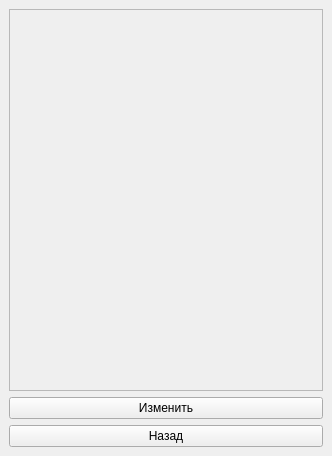
<?xml version="1.0" encoding="UTF-8"?>
<ui version="4.0">
 <class>ChangePointsform</class>
 <widget class="QMainWindow" name="ChangePointsform">
  <property name="geometry">
   <rect>
    <x>0</x>
    <y>0</y>
    <width>332</width>
    <height>456</height>
   </rect>
  </property>
  <property name="windowTitle">
   <string>Изменить города</string>
  </property>
  <widget class="QWidget" name="centralwidget">
   <layout class="QVBoxLayout" name="verticalLayout_2">
    <item>
     <widget class="QScrollArea" name="scrollArea">
      <property name="verticalScrollBarPolicy">
       <enum>Qt::ScrollBarAsNeeded</enum>
      </property>
      <property name="widgetResizable">
       <bool>true</bool>
      </property>
      <widget class="QWidget" name="scrollAreaWidgetContents">
       <property name="geometry">
        <rect>
         <x>0</x>
         <y>0</y>
         <width>312</width>
         <height>370</height>
        </rect>
       </property>
       <layout class="QVBoxLayout" name="verticalLayout">
        <item>
         <layout class="QGridLayout" name="gridLayout"/>
        </item>
       </layout>
      </widget>
     </widget>
    </item>
    <item>
     <widget class="QPushButton" name="changePointsBut">
      <property name="text">
       <string>Изменить</string>
      </property>
     </widget>
    </item>
    <item>
     <widget class="QPushButton" name="backBut">
      <property name="text">
       <string>Назад</string>
      </property>
     </widget>
    </item>
   </layout>
  </widget>
 </widget>
 <resources/>
 <connections/>
</ui>
